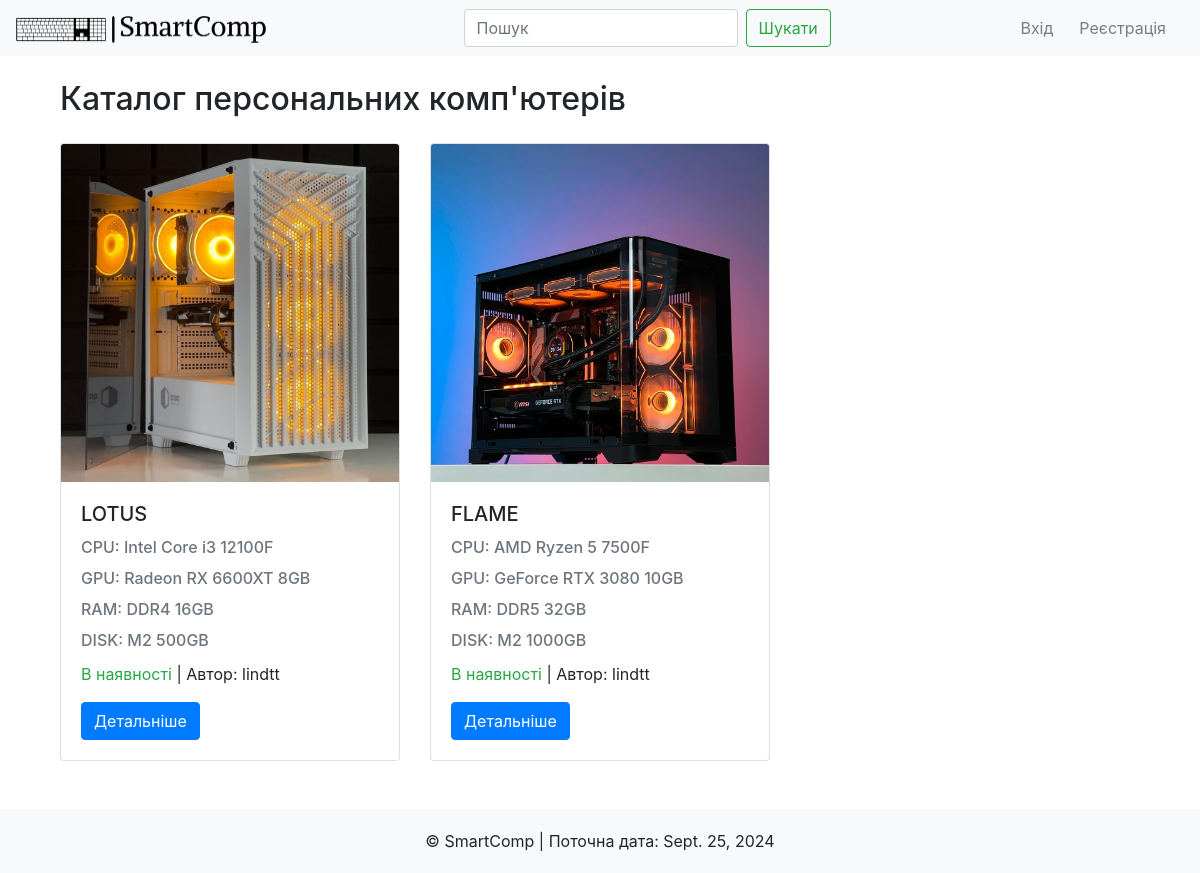
The page / on the database its author committed.
### pc/models.py (models this page shows, shortened)
class Computer(models.Model):
    CPU_TYPE_CHOICES = [
        ('Intel', 'Intel'),
        ('AMD', 'AMD'),
    ]
    CPU_SERIES_CHOICES = [
        ('Core i3', 'Core i3'),
        ('Core i5', 'Core i5'),
        ('Core i7', 'Core i7'),
        ('Core i9', 'Core i9'),
        ('Ryzen 3', 'Ryzen 3'),
        ('Ryzen 5', 'Ryzen 5'),
        ('Ryzen 7', 'Ryzen 7'),
        ('Ryzen 9', 'Ryzen 9'),
    ]
    GPU_TYPE_CHOICES = [
        ('GeForce RTX', 'GeForce RTX'),
        ('GeForce GTX', 'GeForce GTX'),
        ('Radeon RX', 'Radeon RX'),
    ]
    DICK_TYPE_CHOICES = [
        ('SSD', 'SSD'),
        ('HDD', 'HDD'),
        ('M2', 'M2'),
    ]
    pc_name = models.CharField(verbose_name='Назва збірки', max_length=100)
    author = models.ForeignKey(User, on_delete=models.CASCADE, default=1)
    cpu_type = models.CharField(verbose_name='Тип процесора', max_length=100, choices=CPU_TYPE_CHOICES)
    cpu_series = models.CharField(verbose_name='Серія процесора', max_length=100, choices=CPU_SERIES_CHOICES)
    cpu_model = models.CharField(verbose_name='Модель процесора', max_length=7)
    clock_speed = models.DecimalField(verbose_name='Тактова частота', max_digits=5, decimal_places=2)  # Наприклад, 3.60 ГГц
    gpu_type = models.CharField(verbose_name='Тип відеокарти', max_length=100, choices=GPU_TYPE_CHOICES)
    gpu_model = models.CharField(verbose_name='Модель відеокарти', max_length=6)
    gpu_ram = models.CharField(verbose_name='Кількість відеопам\'яті', max_length=6)
    ram_type = models.ForeignKey(verbose_name='Тип ОЗП', to=RamType, on_delete=models.CASCADE)
    ram_size = models.ForeignKey(verbose_name='Кількість ОЗП', to=RamSize, on_delete=models.CASCADE)
    disk_type = models.CharField(verbose_name='Накопичувач', max_length=3, choices=DICK_TYPE_CHOICES)
    disk_value = models.IntegerField(verbose_name='Ємність', )
    in_stock = models.BooleanField(verbose_name='Наявність', default=True)
    manufacture_date = models.DateField(verbose_name='Дата виготовлення', )
    description = models.TextField(verbose_name='Опис для збірки', max_length=500, null=True)
    image = models.ImageField(verbose_name='Фото', upload_to='computers/', blank=True, null=True)  # Поле для картинки

class RamType(models.Model):
    type = models.CharField(max_length=4, unique=True)
    def __str__(self):
        return f"{self.type}"

class RamSize(models.Model):
    size = models.IntegerField(unique=True)
    def __str__(self):
        return f"{self.size}GB"

### pc/views.py (the view)
# urls.py: path('', views.computers_list, name='computers_list'),  # Головна сторінка зі списком ПК
def computers_list(request):
    author = request.GET.get('author')
    computers = Computer.objects.all()
    if author:
        computers = computers.filter(author__username=author)
    return render(request, 'computers_list.html', {'computers': computers})

### pc/context_processors.py (called while the page is built)
def current_date(request):
    return {'current_date': datetime.date.today()}

### pc/templates/computers_list.html (shortened to what this page needs)
{% extends 'base.html' %}
{% block content %}
<div class="container mt-4">
    <h2 class="mb-4">Каталог персональних комп'ютерів</h2>
    <div class="row">
        {% for computer in computers %}
        <div class="col-md-4 mb-4">
            <div class="card h-100">
                <img src="{{ computer.image.url }}" class="card-img-top" alt="{{ computer.pc_name }}">
                <div class="card-body">
                    <h5 class="card-title">{{ computer.pc_name }}</h5>
                    <h6 class="card-title text-secondary">CPU: {{ computer.cpu_type }} {{ computer.cpu_series }} {{ computer.cpu_model }}</h6>
                    <h6 class="card-title text-secondary">GPU: {{ computer.gpu_type }} {{ computer.gpu_model }} {{ computer.gpu_ram }}GB</h6>
                    <h6 class="card-title text-secondary">RAM: {{ computer.ram_type }} {{ computer.ram_size }}</h6>
                    <h6 class="card-title text-secondary">DISK: {{ computer.disk_type }} {{ computer.disk_value }}GB</h6>
                    {% if computer.in_stock %}
                    <span class="text-success">В наявності</span>
                    {% else %}
                    <span class="text-danger">В наявності</span>
                    {% endif %}
                    <span>| Автор: {{ computer.author }}</span>
                    <a href="{% url 'computer_detail' computer.id %}" class="btn btn-primary mt-3">Детальніше</a>
                </div>
            </div>
        </div>
        {% endfor %}
    </div>
</div>
{% endblock %}

### project_pc/templates/base.html (shortened to what this page needs)
<!DOCTYPE html>
<html lang="uk">
<head>
    <link rel="stylesheet" href="https://stackpath.bootstrapcdn.com/bootstrap/4.5.2/css/bootstrap.min.css">
    {% load static %}
</head>
<body>
<div class="body">
    <div class="content">
        <nav class="navbar navbar-expand-lg navbar-light bg-light">
            <a class="navbar-brand" href="{% url 'computers_list' %}"><img src="{{ MEDIA_URL }}computers/site-logo.png" width="250px"></a>
            <div class="collapse navbar-collapse">
                <form class="form-inline" method="get" action="{% url 'search_computer' %}">
                    <input class="form-control mr-sm-2" type="search" placeholder="Пошук" name="q" aria-label="Search">
                    <button class="btn btn-outline-success my-2 my-sm-0" type="submit">Шукати</button>
                </form>
                <ul class="navbar-nav ml-auto">
                    {% if user.is_authenticated %}
                    <li class="nav-item">
                        <a class="nav-link" href="{% url 'profile' %}">Профіль</a>
                    </li>
                    <li class="nav-item">
                        <a class="nav-link" href="{% url 'logout' %}">Вийти</a>
                    </li>
                    {% else %}
                    <li class="nav-item">
                        <a class="nav-link" href="{% url 'login' %}">Вхід</a>
                    </li>
                    <li class="nav-item">
                        <a class="nav-link" href="{% url 'register' %}">Реєстрація</a>
                    </li>
                    {% endif %}
                </ul>
            </div>
        </nav>
        <div class="container mb-4">
            {% block content %}
            {% endblock %}
        </div>
    </div>
    <footer class="text-center footer bg-light">
        <div>&copy; SmartComp | Поточна дата: {{ current_date }}</div>
    </footer>
</div>
</body>
</html>

### project_pc/templates/base.html (style rules this page uses)
.navbar { justify-content: space-around; }
.navbar .nav-item { margin-right: 10px; }
.body { position: relative; height: 100vh; display: flex; flex-direction: column; }
.content { flex-shrink: 0; }
.footer { margin-top: auto; }
.footer div { padding: 20px 0; }

### rows shown on the page
Computer: image (picture), pc_name "LOTUS", cpu_type "Intel", cpu_series "Core i3", cpu_model "12100F", gpu_type "Radeon RX", gpu_model "6600XT", gpu_ram "8", ram_type "DDR4", ram_size "16GB", disk_type "M2", disk_value "500", in_stock "В наявності", author "lindtt"
Computer: image (picture), pc_name "FLAME", cpu_type "AMD", cpu_series "Ryzen 5", cpu_model "7500F", gpu_type "GeForce RTX", gpu_model "3080", gpu_ram "10", ram_type "DDR5", ram_size "32GB", disk_type "M2", disk_value "1000", in_stock "В наявності", author "lindtt"
